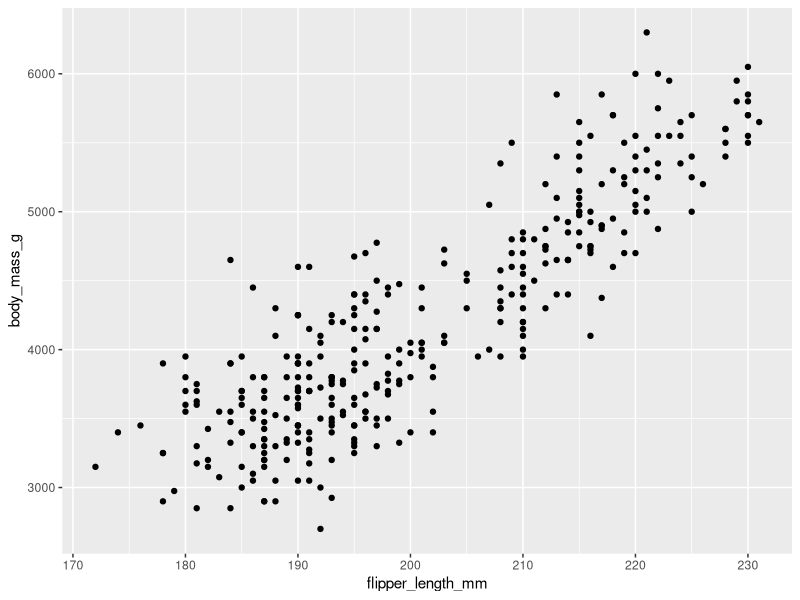
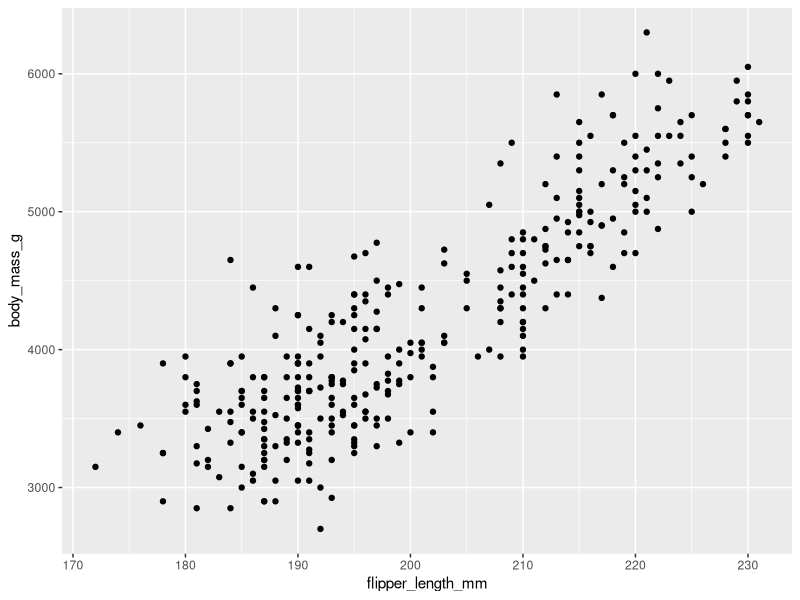
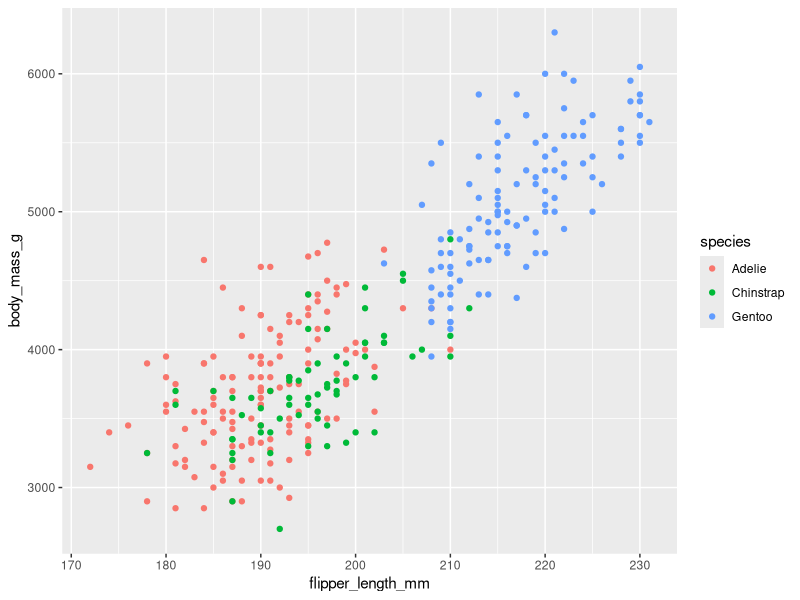
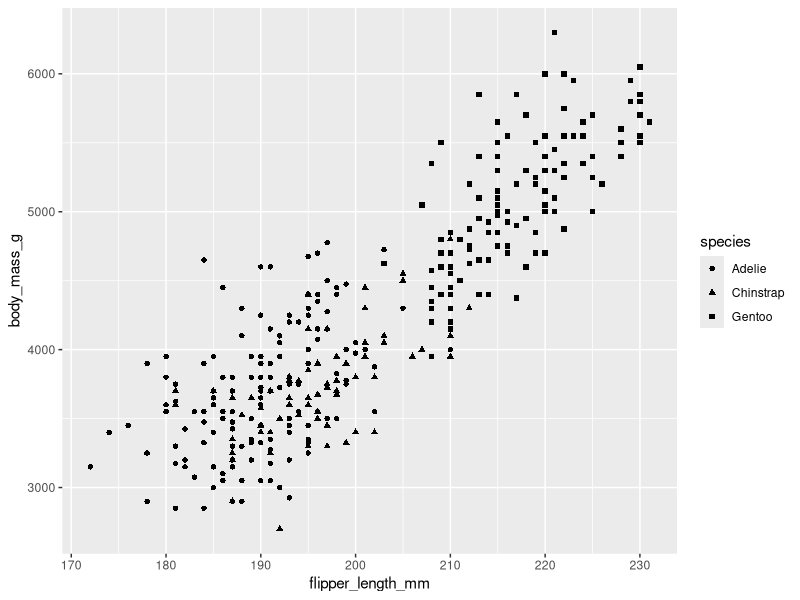
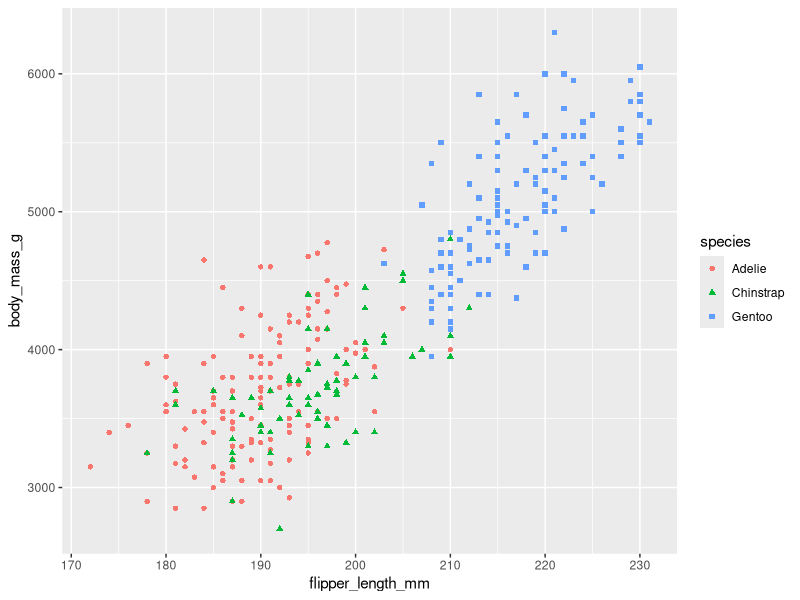
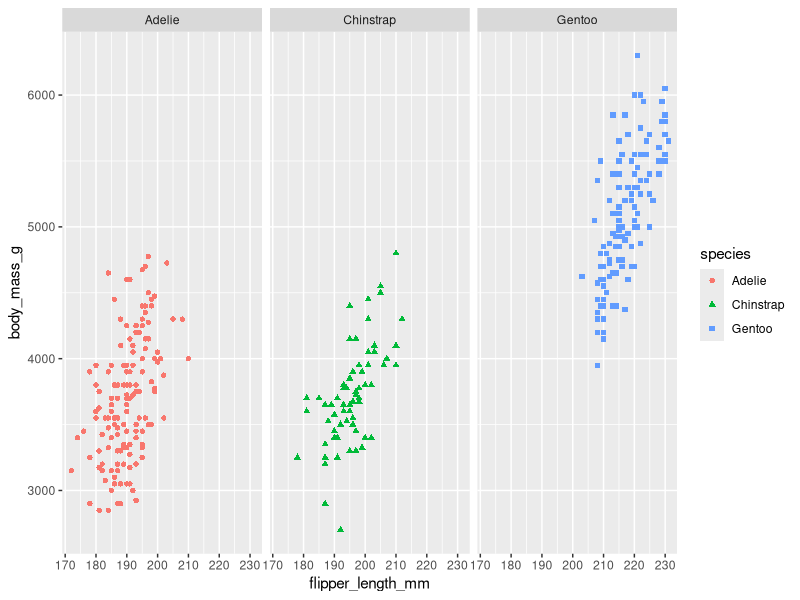
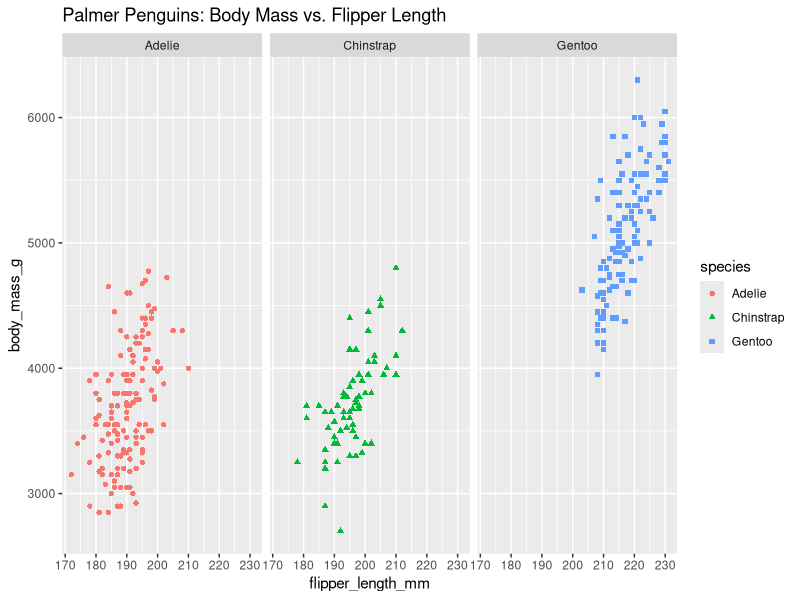

R code for these plots, in order:
## ---- chunk 1
# Load necessary packages (ggplot2 is part of tidyverse, so it's already loaded)
library(tidyverse)
library(palmerpenguins)
## ---- chunk 2
# Create a scatter plot of flipper length vs. body mass
ggplot(data = penguins, aes(x = flipper_length_mm, y = body_mass_g)) +
  geom_point()
## ---- chunk 3
# Remove rows with missing values
penguins_clean <- na.omit(penguins)

# Create the plot with cleaned data
ggplot(data = penguins_clean, aes(x = flipper_length_mm, y = body_mass_g)) +
  geom_point()
## ---- chunk 4
# Plot with color aesthetics
ggplot(data = penguins_clean, aes(x = flipper_length_mm, y = body_mass_g)) + 
  geom_point(aes(color = species))

# Plot with shape aesthetics
ggplot(data = penguins_clean, aes(x = flipper_length_mm, y = body_mass_g)) + 
  geom_point(aes(shape = species))

# Plot with both color and shape aesthetics
ggplot(data = penguins_clean, aes(x = flipper_length_mm, y = body_mass_g)) + 
  geom_point(aes(shape = species, color = species))
## ---- chunk 5
# Facet the plot by species
ggplot(data = penguins_clean, aes(x = flipper_length_mm, y = body_mass_g)) + 
  geom_point(aes(shape = species, color = species)) +
  facet_wrap(~ species)
## ---- chunk 6
# Add title to the plot
ggplot(data = penguins_clean, aes(x = flipper_length_mm, y = body_mass_g)) + 
  geom_point(aes(shape = species, color = species)) +
  facet_wrap(~ species) + 
  labs(title = "Palmer Penguins: Body Mass vs. Flipper Length")
